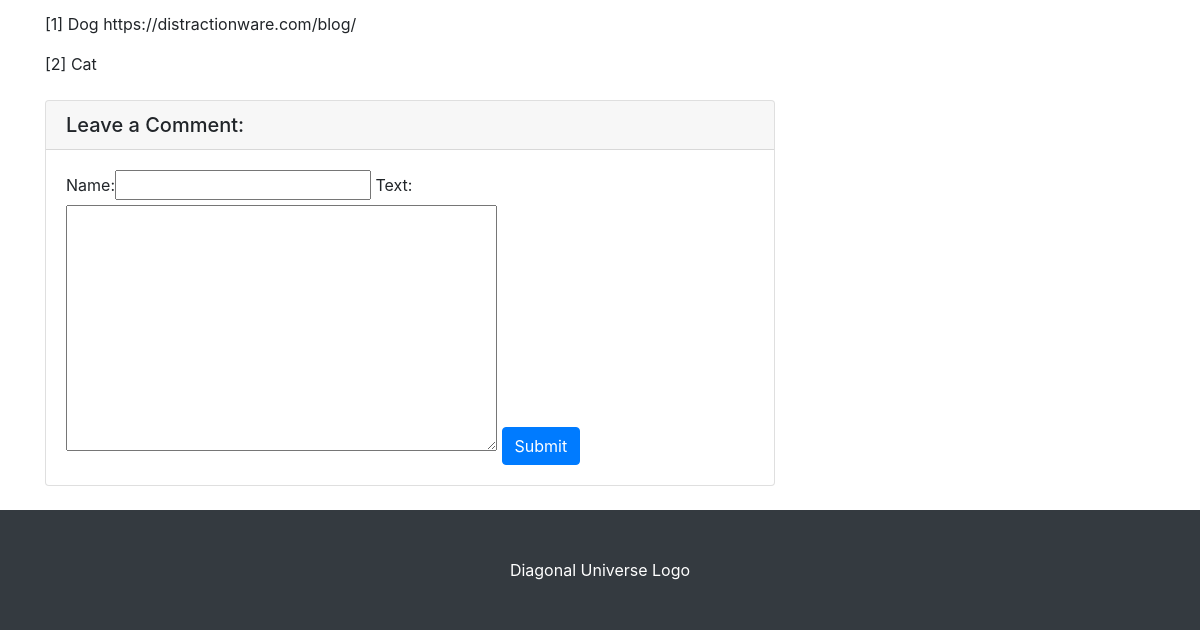
The app's page / (lower part), older data.
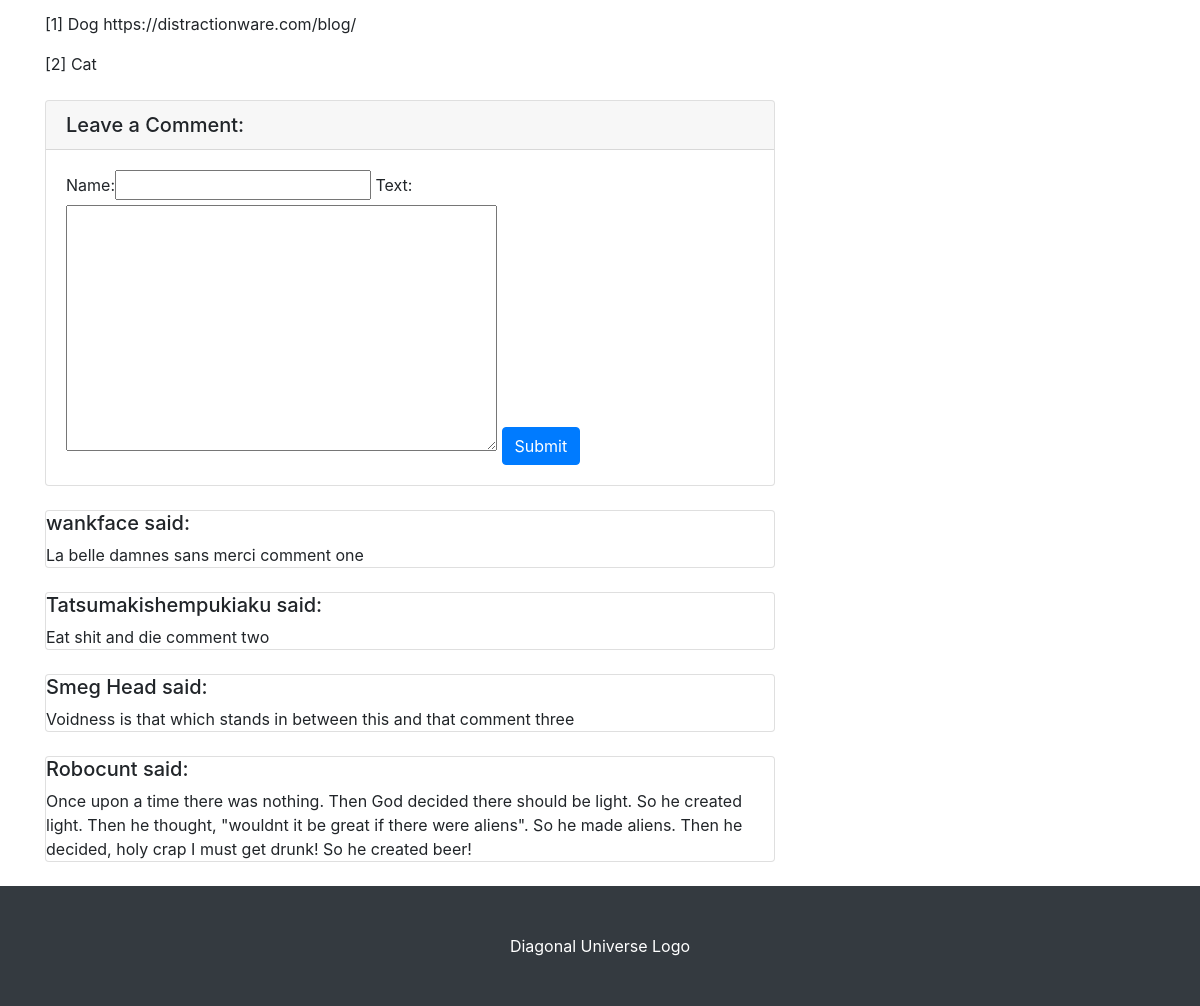
The same page, newer data.
### Comment/models.py (models this page shows)
class Comment(models.Model):
    name = models.CharField(max_length=30, default = "Anonymous")
    text = models.TextField(max_length=300, default = "No comment")

### post/views.py (the view)
# urls.py: path("", views.index, name="index"),
def index(request):
    latestPost = Post.objects.latest('id')
    categorys = Post.CATEGORYS
    comments = Comment.objects.all()
    form = CommentForm()
    if request.method == 'POST':
        comment = Comment()
        comment.name = request.POST.get('name')
        comment.text = request.POST.get('text')
        comment.save()
        return render(request, 'post/thanks.html')
    else:
        return render(request, "post/index.html", {'latestPost': latestPost, 'categorys': categorys, 'comments': comments, 'form': form})

### Comment/forms.py
class CommentForm(forms.Form):
    name = forms.CharField(max_length=30)
    text = forms.CharField(max_length=300, widget=forms.Textarea)

### post/templates/post/index.html (shortened to what this page needs)
{% extends 'base.html' %}
{% block post %}
<div class="container">
    <div class="row">
        <div class="col-lg-8">
            {% if latestPost.references != 'No references' %}
            <div class="references_section">
                <p>{{ latestPost.references | safe | linebreaks }}</p>
            </div>
            {% endif %}
            {% endblock %}
            {% block comments %}
            <div class="card my-4">
                <h5 class="card-header">Leave a Comment:</h5>
                <div class="card-body">
                    <form action="" method="POST">
                        {{ form }}
                        <button type="submit" class="btn btn-primary" value="Comment">Submit</button>
                    </form>
                </div>
            </div>
            {% for comment in comments %}
            <div class="card mb-4">
                <div class="media-body">
                    <h5 class="mt-0">{{ comment.name }} said:</h5>
                    {{ comment.text }}
                </div>
            </div>
            {% endfor %}
            {% endblock %}

Row changes from the older to the newer data that the page shows:
added Comment: name "wankface", text "La belle damnes sans merci comment one"
added Comment: name "Tatsumakishempukiaku", text "Eat shit and die comment two"
added Comment: name "Smeg Head", text "Voidness is that which stands in between this and that comment three"
added Comment: name "Robocunt", text "Once upon a time there was nothing. Then God decided there should be light. So he created light. Then he thought, \"wouldnt it be great if there were aliens\". So he made aliens. Then he decided, holy crap I must get drunk! So he created beer!"
